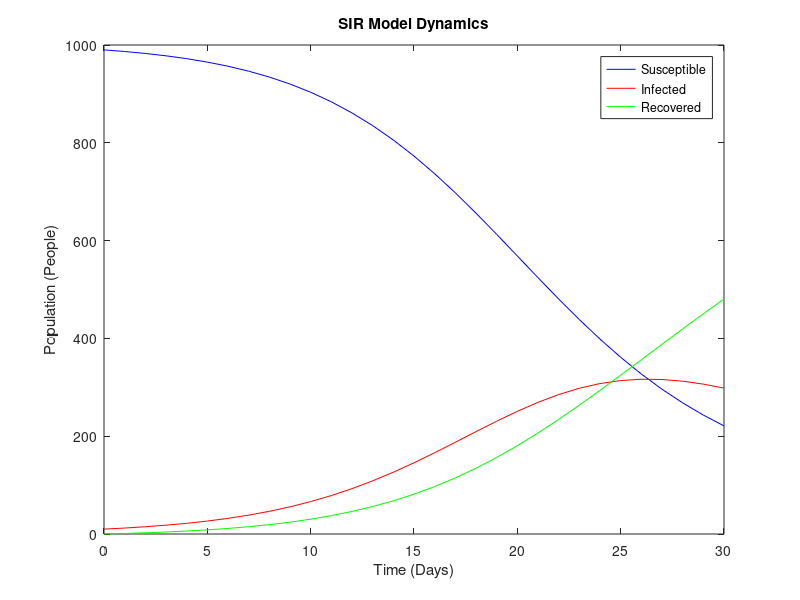
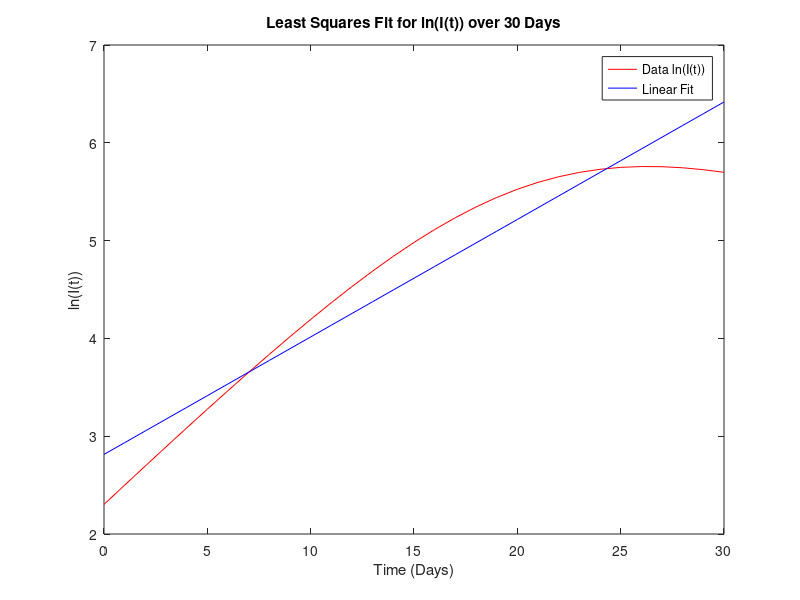
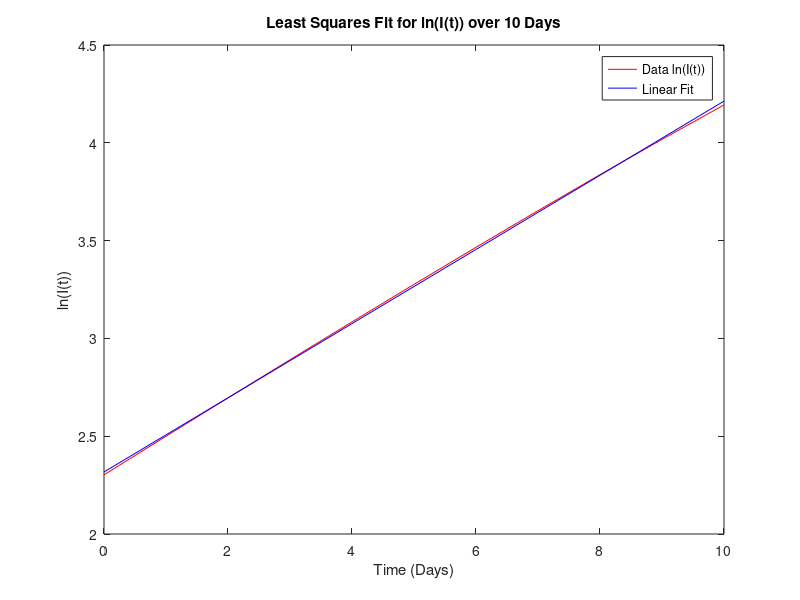

Here is the MATLAB script that generated these plots, in order:
% Group Project Part 3: Least-Squares Regression.
% Initial Conditions and Necessary Equations for Step 1.
S(1) = 990;                     % Initial susceptible population.
I(1) = 10;                      % Initial infected population.
R(1) = 0;                       % Initial recovered population.
N = 1000;                       % Total population.
B = 0.3;                        % Transmition rate.
Y = 0.1;                        % Recovery rate.
h = 1;                          % Time step.
t = 0:h:30;                     % Simulation duration.
dS = @(S,I)(-B*S*I/N);          % Given ODE for S(t).
dI = @(S,I)((B*S*I/N)-(Y*I));   % Given ODE for I(t).
dR = @(I)(Y*I);                 % Given ODE for R(t).
% Loop that determines the values of S(t), I(t), and R(t) using the given
% initial values and the fourth-order Runge-Kutta Method for each day.
for x = 1:(length(t)-1)
    K1S = dS(S(x),I(x));
    K1I = dI(S(x),I(x));
    K1R = dR(I(x));
    K2S = dS(S(x)+(h/2),I(x)+(K1I*h/2));
    K2I = dI(S(x)+(h/2),I(x)+(K1I*h/2));
    K2R = dR(I(x)+(K1I*h/2));
    K3S = dS(S(x)+(h/2),I(x)+(K2I*h/2));
    K3I = dI(S(x)+(h/2),I(x)+(K2I*h/2));
    K3R = dR(I(x)+(K2I*h/2));
    K4S = dS(S(x)+h,I(x)+(K3I*h));
    K4I = dI(S(x)+h,I(x)+(K3I*h));
    K4R = dR(I(x)+(K3I*h));
    S(x+1) = S(x)+((K1S+(2*K2S)+(2*K3S)+K4S)*h/6);
    I(x+1) = I(x)+((K1I+(2*K2I)+(2*K3I)+K4I)*h/6);
    R(x+1) = R(x)+((K1R+(2*K2R)+(2*K3R)+K4R)*h/6);
end
% Plots the values of S(t), I(t), and R(t) determined in the loop above.
figure(1)
plot(t,S,'b',t,I,'r',t,R,'g')
xlabel('Time (Days)')
ylabel('Population (People)')
title('SIR Model Dynamics')
legend('Susceptible','Infected','Recovered')
% Initial Conditions and Necessary Equations for Step 2.
n = length(t);
u = sum(t);
w = sum(t.^2);
lnI = log(I);
y = sum(lnI);
z = sum(t.*lnI);
k = ((n*z)-(u*y))/((n*w)-(u^2));
lnI0 = (y-(k*u))/n;
I0 = exp(lnI0);
B1 = ((k+Y)*N)/S(1);
% Plots the analytical solution, I(t) = I(0)e^kt, over 30 days.
figure(2)
plot(t,lnI,'r',t,lnI0+(k*t),'b')
xlabel('Time (Days)')
ylabel('ln(I(t))')
title('Least Squares Fit for ln(I(t)) over 30 Days')
legend('Data ln(I(t))','Linear Fit')
% Displays the estimated values for I(0), k, and beta over 30 days.
disp("Requested information for Step 2.")
disp("Estimated I(0) over 30 Days: " + I0)
disp("Estimated k over 30 Days: " + k)
disp("Estimated beta over 30 Days: " + B1)
% Initial Conditions and Necessary Equations for Step 3.
d = t(1:11);
m = length(d);
b = sum(d);
c = sum(d.^2);
J = I(1:11);
lnJ = log(J);
e = sum(lnJ);
f = sum(d.*lnJ);
l = ((m*f)-(b*e))/((m*c)-(b^2));
lnJ0 = (e-(l*b))/m;
J0 = exp(lnJ0);
B2 = ((l+Y)*N)/S(1);
% Plots the analytical solution, I(t) = I(0)e^(kt), over 10 days.
figure(3)
plot(d,lnJ,'r',d,lnJ0+(l*d),'b')
xlabel('Time (Days)')
ylabel('ln(I(t))')
title('Least Squares Fit for ln(I(t)) over 10 Days')
legend('Data ln(I(t))','Linear Fit')
% Displays the estimated values of I(0), k, and beta over 10 days.
disp("Requested information for Step 3.")
disp("Estimated I(0) over 10 Days: " + J0)
disp("Estimated k over 10 Days: " + l)
disp("Estimated beta over 10 Days: " + B2)